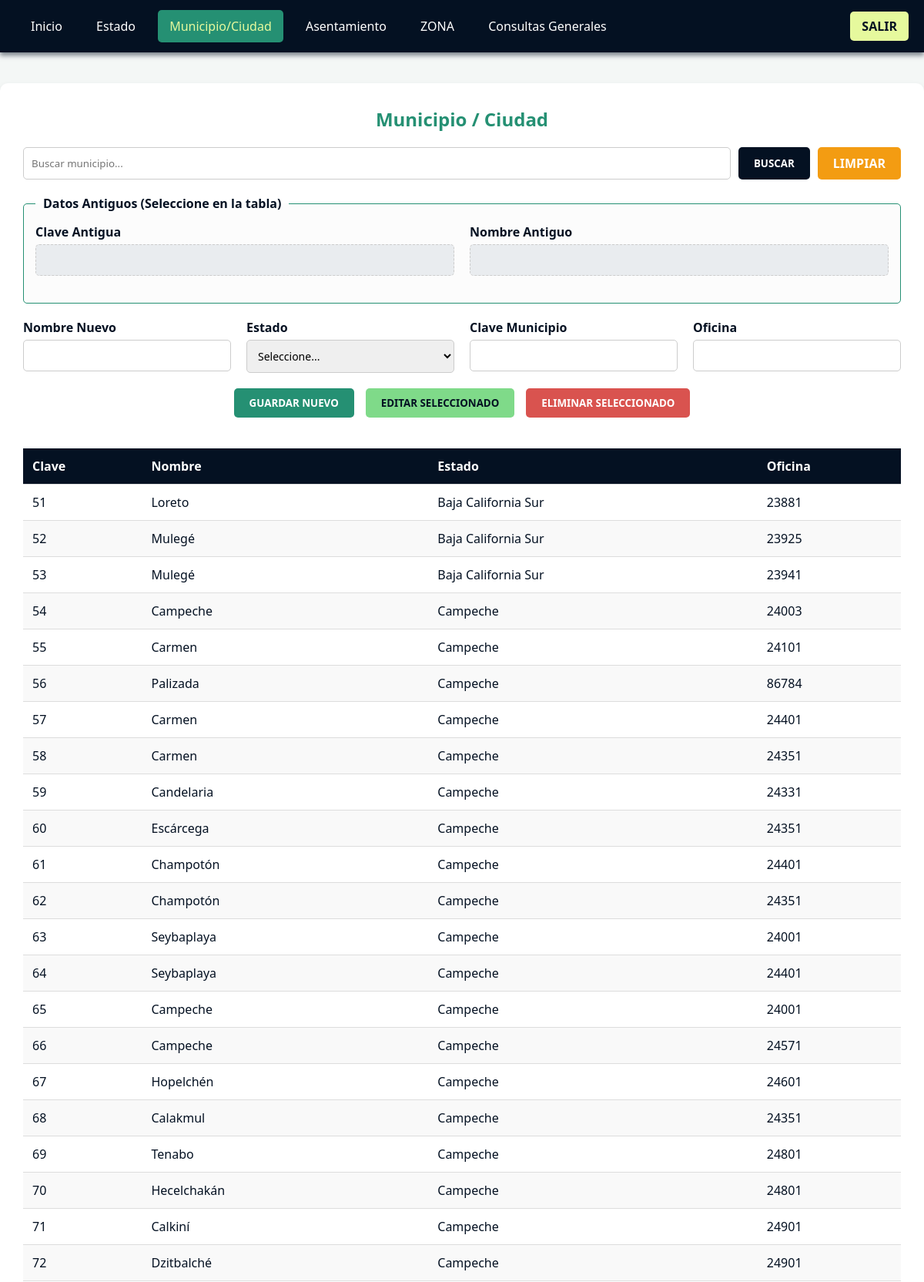
/municipio.php?pagina=2 (signed in, upper part), run on the app's committed database.
### tables this page shows
CREATE TABLE `municipio` (
  `id_municipio` int(11) NOT NULL,
  `nombre` varchar(100) DEFAULT NULL,
  `id_estado` int(3) NOT NULL,
  `oficina` int(6) DEFAULT NULL
);

CREATE TABLE `estado` (
  `id_estado` int(3) NOT NULL,
  `nombre` varchar(50) DEFAULT NULL
);

### src/municipio.php (the view, shortened to what this page needs)
<?php
require 'conexion.php';
$busqueda = $_GET['busqueda'] ?? '';
$where = $busqueda ? "WHERE m.nombre LIKE '%$busqueda%'" : "";
$limite = 50;
$pagina_actual = max(1, (int)($_GET['pagina'] ?? 1));
$offset = ($pagina_actual - 1) * $limite;
$sql = "SELECT m.id_municipio, m.nombre, m.id_estado, e.nombre AS estado_nombre, m.oficina
        FROM municipio m JOIN estado e ON m.id_estado = e.id_estado $where LIMIT $limite OFFSET $offset";
$lista_municipios = $conexion->query($sql)->fetchAll(PDO::FETCH_ASSOC);
?>
<!DOCTYPE html>
<html lang="es">
<head>
    <link rel="stylesheet" href="estilos.css">
</head>
<body>
    <nav class="barra_navegacion">
        <div class="enlaces_nav">
            <a href="inicio.php">Inicio</a>
            <a href="estado.php">Estado</a>
            <a href="municipio.php" class="activo">Municipio/Ciudad</a>
            <a href="asentamiento.php">Asentamiento</a>
            <a href="zona.php">ZONA</a>
            <a href="consulta.php">Consultas Generales</a>
        </div>
        <a href="index.php" class="boton_salir">SALIR</a>
    </nav>
    <div class="contenedor_principal">
        <h2 class="titulo_pantalla">Municipio / Ciudad</h2>
        <form action="municipio.php" method="GET" style="margin-bottom: 20px; display:flex; gap:10px;">
            <input type="text" name="busqueda" placeholder="Buscar municipio..." value="<?php echo htmlspecialchars($busqueda); ?>" style="padding:10px; border-radius:5px; border:1px solid #ccc; flex:1;">
            <button type="submit" class="boton btn_buscar">BUSCAR</button>
            <a href="municipio.php" class="boton btn_limpiar">LIMPIAR</a>
        </form>
        <form action="municipio.php" method="POST">
            <fieldset>
                <legend>Datos Antiguos (Seleccione en la tabla)</legend>
                <div class="formulario_cuadricula">
                    <div class="grupo_formulario">
                        <label>Clave Antigua</label>
                        <input type="text" id="clave_antigua" name="clave_antigua" class="input_antiguo" readonly>
                    </div>
                    <div class="grupo_formulario">
                        <label>Nombre Antiguo</label>
                        <input type="text" id="nombre_antiguo" class="input_antiguo" readonly>
                    </div>
                </div>
            </fieldset>
            <div class="formulario_cuadricula">
                <div class="grupo_formulario">
                    <label>Nombre Nuevo</label>
                    <input type="text" id="nombre_municipio" name="nombre_municipio" required maxlength="100">
                </div>
                <div class="grupo_formulario">
                    <label>Estado</label>
                    <select id="estado" name="id_estado" required>
                        <option value="">Seleccione...</option>
                    </select>
                </div>
                <div class="grupo_formulario">
                    <label>Clave Municipio</label>
                    <input type="number" id="clave_municipio" name="clave_municipio" required>
                </div>
                <div class="grupo_formulario">
                    <label>Oficina</label>
                    <input type="number" id="oficina" name="oficina" required>
                </div>
            </div>
            <div class="contenedor_botones">
                <button type="submit" name="accion" value="guardar" class="boton btn_guardar">GUARDAR NUEVO</button>
                <button type="submit" name="accion" value="editar" class="boton btn_editar">EDITAR SELECCIONADO</button>
                <button type="submit" name="accion" value="eliminar" class="boton btn_eliminar">ELIMINAR SELECCIONADO</button>
            </div>
        </form>
        <div class="contenedor_tabla">
            <table>
                <thead>
                    <tr>
                        <th>Clave</th>
                        <th>Nombre</th>
                        <th>Estado</th>
                        <th>Oficina</th>
                    </tr>
                </thead>
                <tbody>
                    <?php foreach ($lista_municipios as $m): ?>
                        <tr class="fila_seleccionable" onclick="seleccionarFila(this, '<?php echo $m['id_estado']; ?>')">
                            <td><?php echo htmlspecialchars($m['id_municipio']); ?></td>
                            <td><?php echo htmlspecialchars($m['nombre']); ?></td>
                            <td><?php echo htmlspecialchars($m['estado_nombre']); ?></td>
                            <td><?php echo htmlspecialchars($m['oficina']); ?></td>
                        </tr>
                    <?php endforeach; ?>
                </tbody>
            </table>
        </div>
    </div>
</body>
</html>

### src/estilos.css (style rules this page uses)
:root { --color-fondo: #f4f7f6; --color-primario: #041122; --color-secundario: #259073; --color-acento: #7FDA89; --color-destaque: #E6F99D; --color-blanco: #ffffff; }
* { margin: 0; padding: 0; box-sizing: border-box; font-family: 'Segoe UI', Tahoma, Geneva, Verdana, sans-serif; }
body { background-color: var(--color-fondo); color: var(--color-primario); }
.barra_navegacion { background-color: var(--color-primario); padding: 15px 20px; display: flex; justify-content: space-between; align-items: center; flex-wrap: wrap; position: sticky; top: 0; z-index: 1000; box-shadow: 0 4px 6px rgba(4, 17, 34, 0.5); }
.enlaces_nav a { color: var(--color-blanco); text-decoration: none; padding: 10px 15px; margin: 0 5px; border-radius: 5px; transition: background 0.3s; }
.enlaces_nav a:hover, .enlaces_nav a.activo { background-color: var(--color-secundario); color: var(--color-destaque); }
.boton_salir { background-color: var(--color-destaque); color: var(--color-primario); font-weight: bold; padding: 8px 15px; border-radius: 5px; text-decoration: none; }
.contenedor_principal { max-width: 1200px; margin: 40px auto; background: var(--color-blanco); padding: 30px; border-radius: 10px; box-shadow: 0 4px 8px rgba(4, 17, 34, 0.1); }
.titulo_pantalla { color: var(--color-secundario); margin-bottom: 20px; text-align: center; }
fieldset { border: 1px solid var(--color-secundario); padding: 15px; border-radius: 5px; margin-bottom: 20px; background-color: #fcfcfc; }
legend { color: var(--color-primario); font-weight: bold; padding: 0 10px; }
.formulario_cuadricula { display: grid; grid-template-columns: repeat(auto-fit, minmax(200px, 1fr)); gap: 20px; margin-bottom: 20px; }
.grupo_formulario { display: flex; flex-direction: column; }
.grupo_formulario label { font-weight: bold; margin-bottom: 5px; color: var(--color-primario); }
.grupo_formulario input, .grupo_formulario select { padding: 10px; border: 1px solid #ccc; border-radius: 5px; font-size: 14px; }
.input_antiguo { background-color: #e9ecef; color: #6c757d; border: 1px dashed #ccc !important; pointer-events: none; }
.contenedor_botones { display: flex; justify-content: center; gap: 15px; margin-bottom: 30px; flex-wrap: wrap; }
.boton { padding: 10px 20px; border: none; border-radius: 5px; cursor: pointer; font-weight: bold; transition: background 0.3s, transform 0.1s; color: var(--color-blanco); text-decoration: none; text-align: center; }
.btn_guardar { background-color: var(--color-secundario); }
.btn_editar { background-color: var(--color-acento); color: var(--color-primario); }
.btn_eliminar { background-color: #d9534f; }
.btn_buscar { background-color: var(--color-primario); }
.btn_limpiar { background-color: #f39c12; }
.contenedor_tabla { overflow-x: auto; }
table { width: 100%; border-collapse: collapse; margin-top: 10px; }
table th, table td { padding: 12px; text-align: left; border-bottom: 1px solid #ddd; }
table th { background-color: var(--color-primario); color: var(--color-blanco); }
table tr:nth-child(even) { background-color: #f9f9f9; }
.fila_seleccionable { cursor: pointer; transition: background 0.2s; }

### data on the page
municipio: id_municipio "51", nombre "Loreto", id_estado.nombre "Baja California Sur", oficina "23881"
municipio: id_municipio "52", nombre "Mulegé", id_estado.nombre "Baja California Sur", oficina "23925"
municipio: id_municipio "53", nombre "Mulegé", id_estado.nombre "Baja California Sur", oficina "23941"
municipio: id_municipio "54", nombre "Campeche", id_estado.nombre "Campeche", oficina "24003"
municipio: id_municipio "55", nombre "Carmen", id_estado.nombre "Campeche", oficina "24101"
municipio: id_municipio "56", nombre "Palizada", id_estado.nombre "Campeche", oficina "86784"
municipio: id_municipio "57", nombre "Carmen", id_estado.nombre "Campeche", oficina "24401"
municipio: id_municipio "58", nombre "Carmen", id_estado.nombre "Campeche", oficina "24351"
municipio: id_municipio "59", nombre "Candelaria", id_estado.nombre "Campeche", oficina "24331"
municipio: id_municipio "60", nombre "Escárcega", id_estado.nombre "Campeche", oficina "24351"
municipio: id_municipio "61", nombre "Champotón", id_estado.nombre "Campeche", oficina "24401"
municipio: id_municipio "62", nombre "Champotón", id_estado.nombre "Campeche", oficina "24351"
municipio: id_municipio "63", nombre "Seybaplaya", id_estado.nombre "Campeche", oficina "24001"
municipio: id_municipio "64", nombre "Seybaplaya", id_estado.nombre "Campeche", oficina "24401"
municipio: id_municipio "65", nombre "Campeche", id_estado.nombre "Campeche", oficina "24001"
municipio: id_municipio "66", nombre "Campeche", id_estado.nombre "Campeche", oficina "24571"
municipio: id_municipio "67", nombre "Hopelchén", id_estado.nombre "Campeche", oficina "24601"
municipio: id_municipio "68", nombre "Calakmul", id_estado.nombre "Campeche", oficina "24351"
municipio: id_municipio "69", nombre "Tenabo", id_estado.nombre "Campeche", oficina "24801"
municipio: id_municipio "70", nombre "Hecelchakán", id_estado.nombre "Campeche", oficina "24801"
municipio: id_municipio "71", nombre "Calkiní", id_estado.nombre "Campeche", oficina "24901"
municipio: id_municipio "72", nombre "Dzitbalché", id_estado.nombre "Campeche", oficina "24901"
